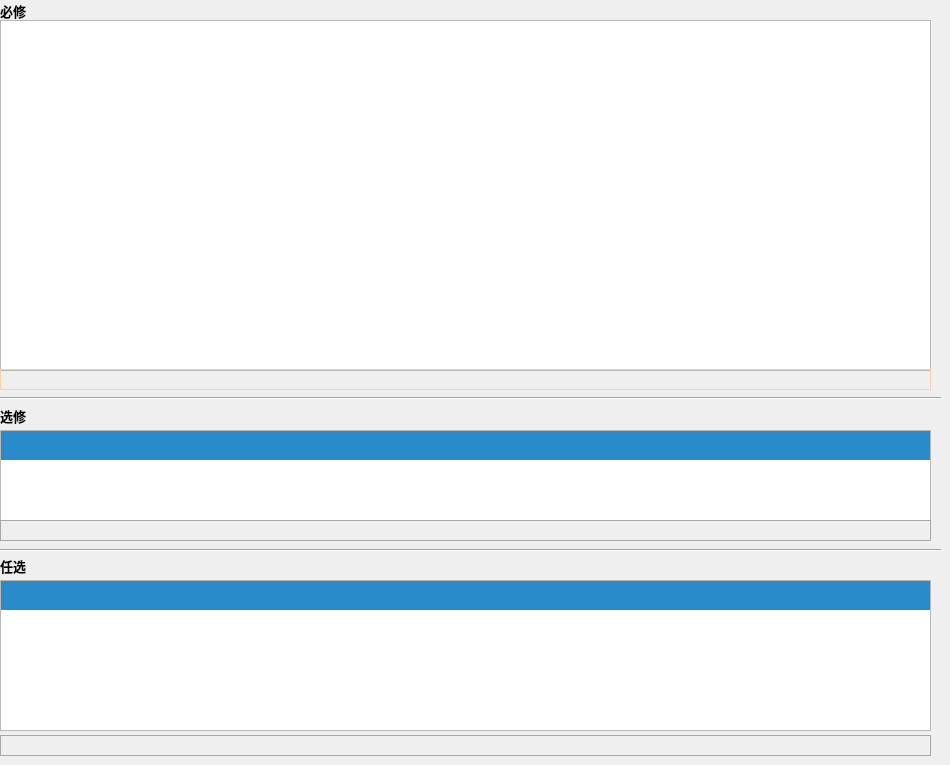
       <widget class="QWidget" name="property_grade_wid">
        <attribute name="title">
         <string>课程属性成绩</string>
        </attribute>
        <widget class="QLabel" name="Compulsory_label">
         <property name="geometry">
          <rect>
           <x>0</x>
           <y>0</y>
           <width>931</width>
           <height>21</height>
          </rect>
         </property>
         <property name="font">
          <font>
           <family>Yu Gothic UI Semibold</family>
           <pointsize>10</pointsize>
           <weight>75</weight>
           <bold>true</bold>
          </font>
         </property>
         <property name="text">
          <string>必修</string>
         </property>
         <property name="alignment">
          <set>Qt::AlignLeading|Qt::AlignLeft|Qt::AlignVCenter</set>
         </property>
        </widget>
        <widget class="QTableView" name="Compulsory_view">
         <property name="geometry">
          <rect>
           <x>0</x>
           <y>20</y>
           <width>931</width>
           <height>351</height>
          </rect>
         </property>
         <property name="styleSheet">
          <string notr="true">QTableView QTableCornerButton::section {
    color: white;/*文字颜色*/
    background-color: rgb(41, 139, 201);/*背景色*/
    border: 5px solid #418bc9;/*边框*/
    border-radius:0px;/*边框圆角*/
    border-color: rgb(41, 139, 201);/*边框颜色*/
    font: 10px;/*字体大小*/
    padding:0px 0 0 0px;/*内边距*/
 }

QHeaderView {
    color: white;
    font: bold 10pt;
    background-color: rgb(41, 139, 201);
    border: 0px solid rgb(144, 144, 144);
    border:0px solid rgb(191,191,191);
    border-left-color: rgba(255, 255, 255, 0);
    border-top-color: rgba(255, 255, 255, 0);
    border-radius:0px;
    min-height:29px;
}

QHeaderView::section {
    color: white;
    background-color:rgb(41, 139, 201);
    border: 5px solid #f6f7fa;
    border-radius:0px;
    border-color:rgb(41, 139, 201);
}
gridline-color: rgb(170, 255, 255);</string>
         </property>
         <attribute name="verticalHeaderVisible">
          <bool>false</bool>
         </attribute>
        </widget>
        <widget class="QTableView" name="Elective_view">
         <property name="geometry">
          <rect>
           <x>0</x>
           <y>430</y>
           <width>931</width>
           <height>91</height>
          </rect>
         </property>
         <property name="styleSheet">
          <string notr="true">QTableView QTableCornerButton::section {
    color: white;/*文字颜色*/
    background-color: rgb(41, 139, 201);/*背景色*/
    border: 5px solid #418bc9;/*边框*/
    border-radius:0px;/*边框圆角*/
    border-color: rgb(41, 139, 201);/*边框颜色*/
    font: 10px;/*字体大小*/
    padding:0px 0 0 0px;/*内边距*/
 }

QHeaderView {
    color: white;
    font: bold 10pt;
    background-color: rgb(41, 139, 201);
    border: 0px solid rgb(144, 144, 144);
    border:0px solid rgb(191,191,191);
    border-left-color: rgba(255, 255, 255, 0);
    border-top-color: rgba(255, 255, 255, 0);
    border-radius:0px;
    min-height:29px;
}

QHeaderView::section {
    color: white;
    background-color:rgb(41, 139, 201);
    border: 5px solid #f6f7fa;
    border-radius:0px;
    border-color:rgb(41, 139, 201);
}</string>
         </property>
         <attribute name="verticalHeaderVisible">
          <bool>false</bool>
         </attribute>
        </widget>
        <widget class="QLabel" name="label_10">
         <property name="geometry">
          <rect>
           <x>0</x>
           <y>400</y>
           <width>931</width>
           <height>31</height>
          </rect>
         </property>
         <property name="font">
          <font>
           <family>Yu Gothic UI Semibold</family>
           <pointsize>10</pointsize>
           <weight>75</weight>
           <bold>true</bold>
          </font>
         </property>
         <property name="text">
          <string>选修</string>
         </property>
         <property name="alignment">
          <set>Qt::AlignLeading|Qt::AlignLeft|Qt::AlignVCenter</set>
         </property>
        </widget>
        <widget class="QLabel" name="label_11">
         <property name="geometry">
          <rect>
           <x>0</x>
           <y>550</y>
           <width>931</width>
           <height>31</height>
          </rect>
         </property>
         <property name="font">
          <font>
           <family>Yu Gothic UI Semibold</family>
           <pointsize>10</pointsize>
           <weight>75</weight>
           <bold>true</bold>
          </font>
         </property>
         <property name="text">
          <string>任选</string>
         </property>
         <property name="alignment">
          <set>Qt::AlignLeading|Qt::AlignLeft|Qt::AlignVCenter</set>
         </property>
        </widget>
        <widget class="QTableView" name="Pick_view">
         <property name="geometry">
          <rect>
           <x>0</x>
           <y>580</y>
           <width>931</width>
           <height>151</height>
          </rect>
         </property>
         <property name="styleSheet">
          <string notr="true">QTableView QTableCornerButton::section {
    color: white;/*文字颜色*/
    background-color: rgb(41, 139, 201);/*背景色*/
    border: 5px solid #418bc9;/*边框*/
    border-radius:0px;/*边框圆角*/
    border-color: rgb(41, 139, 201);/*边框颜色*/
    font: 10px;/*字体大小*/
    padding:0px 0 0 0px;/*内边距*/
 }

QHeaderView {
    color: white;
    font: bold 10pt;
    background-color: rgb(41, 139, 201);
    border: 0px solid rgb(144, 144, 144);
    border:0px solid rgb(191,191,191);
    border-left-color: rgba(255, 255, 255, 0);
    border-top-color: rgba(255, 255, 255, 0);
    border-radius:0px;
    min-height:29px;
}

QHeaderView::section {
    color: white;
    background-color:rgb(41, 139, 201);
    border: 5px solid #f6f7fa;
    border-radius:0px;
    border-color:rgb(41, 139, 201);
}</string>
         </property>
         <attribute name="verticalHeaderVisible">
          <bool>false</bool>
         </attribute>
        </widget>
        <widget class="QLabel" name="Compulsory_info_lab">
         <property name="geometry">
          <rect>
           <x>0</x>
           <y>369</y>
           <width>931</width>
           <height>21</height>
          </rect>
         </property>
         <property name="font">
          <font>
           <family>黑体</family>
           <pointsize>10</pointsize>
          </font>
         </property>
         <property name="styleSheet">
          <string notr="true">border-width: 1px;border-style: solid;
border-color: rgb(255, 207, 164);</string>
         </property>
         <property name="text">
          <string/>
         </property>
         <property name="alignment">
          <set>Qt::AlignCenter</set>
         </property>
        </widget>
        <widget class="QLabel" name="Elective_info_lab">
         <property name="geometry">
          <rect>
           <x>0</x>
           <y>520</y>
           <width>931</width>
           <height>21</height>
          </rect>
         </property>
         <property name="font">
          <font>
           <family>黑体</family>
           <pointsize>10</pointsize>
          </font>
         </property>
         <property name="styleSheet">
          <string notr="true">border-width: 1px;border-style: solid;
border-color: rgb(167, 167, 167);</string>
         </property>
         <property name="text">
          <string/>
         </property>
         <property name="alignment">
          <set>Qt::AlignCenter</set>
         </property>
        </widget>
        <widget class="QLabel" name="Pick_info_lab">
         <property name="geometry">
          <rect>
           <x>0</x>
           <y>735</y>
           <width>931</width>
           <height>21</height>
          </rect>
         </property>
         <property name="font">
          <font>
           <family>黑体</family>
           <pointsize>10</pointsize>
          </font>
         </property>
         <property name="styleSheet">
          <string notr="true">border-width: 1px;border-style: solid;
border-color: rgb(167, 167, 167);</string>
         </property>
         <property name="text">
          <string/>
         </property>
         <property name="alignment">
          <set>Qt::AlignCenter</set>
         </property>
        </widget>
        <widget class="Line" name="line_6">
         <property name="geometry">
          <rect>
           <x>0</x>
           <y>542</y>
           <width>941</width>
           <height>16</height>
          </rect>
         </property>
         <property name="orientation">
          <enum>Qt::Horizontal</enum>
         </property>
        </widget>
        <widget class="Line" name="line_7">
         <property name="geometry">
          <rect>
           <x>0</x>
           <y>390</y>
           <width>941</width>
           <height>16</height>
          </rect>
         </property>
         <property name="orientation">
          <enum>Qt::Horizontal</enum>
         </property>
        </widget>
       </widget>
